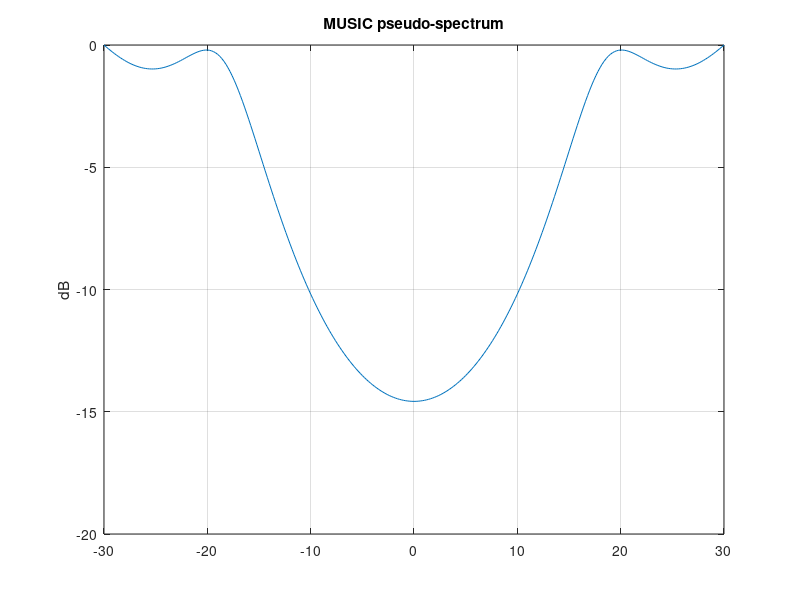

This figure's MATLAB source:
% MUSIC: сверхразрешение
% Две цели в главном луче

sep = 8;
theta = -30:0.2:30;
t1 = -sep/2; t2 = sep/2;
% Simplified MUSIC pseudo-spectrum (two sources)
Pm = zeros(1, numel(theta));
N = 8;
for k = 1:numel(theta)
    a1 = exp(-1i*pi*sind(theta(k))*[0:N-1]);
    a2v = exp(-1i*pi*sind(t1)*[0:N-1]);
    a3v = exp(-1i*pi*sind(t2)*[0:N-1]);
    denom = abs(sum(conj(a1).*a2v))^2 + abs(sum(conj(a1).*a3v))^2;
    Pm(k) = 1/(1 + denom);
end
figure;
plot(theta, 10*log10(Pm/max(Pm)));
title('MUSIC pseudo-spectrum'); ylabel('dB'); grid on;

%{
@play
{
 "title": "MUSIC: сверхразрешение",
 "groups": [
  {
   "name": "Цели",
   "controls": [
    {
     "var": "sep",
     "label": "Разнос °",
     "min": 1,
     "max": 20,
     "step": 1,
     "default": 8
    }
   ]
  }
 ]
}
%}
